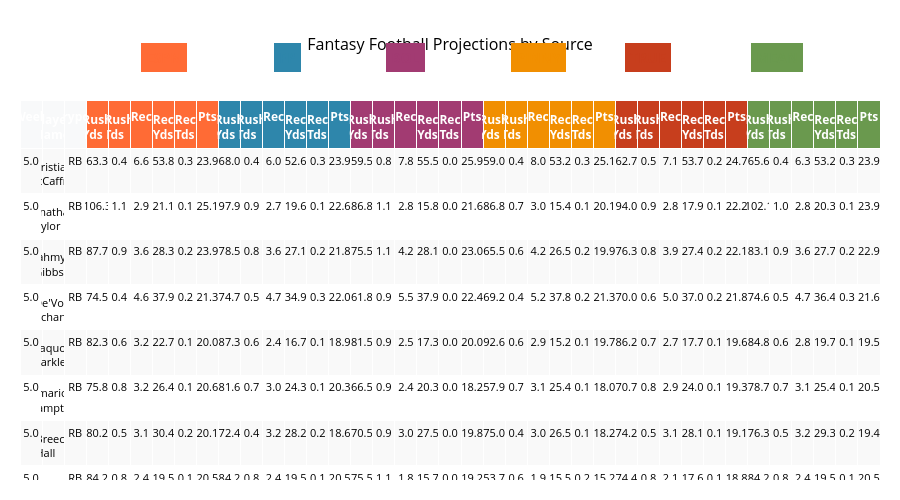

The cell this chart's notebook holds for it:
### Code cell
def peek_proj_stats(wk, pos_filter = ['QB', 'RB', 'WR', 'TE']):
    # Build Dataframe
    FULL = LINEUPS[
        (LINEUPS['week'] == wk) &                           # Filter by Week
        LINEUPS['primaryPosition'].isin(pos_filter)         # Filter by Position
    ]

    # Relevant Stats
    relevant_stats = {
        'QB': ['_passingYards', '_passingTouchdowns', '_passingInterceptions', '_rushingYards', '_rushingTouchdowns', '_Points'],
        'RB': ['_rushingYards', '_rushingTouchdowns', '_receivingReceptions', '_receivingYards', '_receivingTouchdowns', '_Points'],
        'WR': ['_receivingReceptions', '_receivingYards', '_receivingTouchdowns', '_Points'],
        'TE': ['_receivingReceptions', '_receivingYards', '_receivingTouchdowns', '_Points']
    }
    # Get all relevant stats for the positions in pos_filter
    position_stats = []
    for position in pos_filter:
        if position in relevant_stats:
            position_stats.extend(relevant_stats[position])
    
    # Remove duplicates while preserving order
    position_stats = list(dict.fromkeys(position_stats))


    # Column Selection
    base_cols = ['week', 'player_name', 'primaryPosition']
    relevant_cols = [
        col for col in FULL.columns 
        if any(stat_suffix in col for stat_suffix in position_stats)
    ]

    all_cols = base_cols + relevant_cols
    selected_cols = list(dict.fromkeys(all_cols))

    SLIM = FULL[selected_cols]
        
    def get_column_priority(col):
        prefixes = ['ESPN_', 'FP_', 'MEAN_', 'BOL_', 'PINNY_', 'TRUE_']
        suffixes = ['passingYards', 'passingTouchdowns', 'passingInterceptions', 
                    'rushingYards', 'rushingTouchdowns', 'receivingReceptions',
                    'receivingYards', 'receivingTouchdowns', 'Points']

        # Get prefix priority (or max if not found)
        prefix_priority = next((i for i, prefix in enumerate(prefixes) if col.startswith(prefix)), len(prefixes))

        # Get suffix priority (or max if not found)  
        suffix_priority = next((i for i, suffix in enumerate(suffixes) if suffix in col), len(suffixes))

        return (prefix_priority, suffix_priority)  # Put non-prefixed columns at the end
    
    # Separate base columns from prefixed columns
    base_columns = ['week', 'player_name', 'primaryPosition']
    other_columns = [col for col in SLIM.columns if col not in base_columns]
    
    # Sort other columns by prefix
    sorted_other_cols = sorted(other_columns, key=get_column_priority)
    
    # Reorder columns: base columns first, then sorted prefixed columns
    final_column_order = base_columns + sorted_other_cols
    SLIM = SLIM[final_column_order]

    # Round
    numeric_cols = SLIM.select_dtypes(include=['number']).columns
    SLIM[numeric_cols] = SLIM[numeric_cols].round(2)

    # Rename
    column_name_mapping = {
        'passingYards': 'PASS_YDS',
        'passingTouchdowns': 'PASS_TDS', 
        'passingInterceptions': 'PASS_INT',
        'rushingYards': 'RUSH_YDS',
        'rushingTouchdowns': 'RUSH_TDS',
        'receivingReceptions': 'REC',
        'receivingYards': 'REC_YDS',
        'receivingTouchdowns': 'REC_TDS',
        'Points': "PTS"
    }
    
    # Rename columns using the mapping
    def rename_column(col_name):
        for long_name, short_name in column_name_mapping.items():
            if long_name in col_name:
                col_name = col_name.replace(long_name, short_name)
        return col_name
    
    # Apply the renaming
    SLIM.columns = [rename_column(col) for col in SLIM.columns]
    
    return SLIM#.sort_values(by='TRUE_Points', ascending=False)

proj = peek_proj_stats(wk=curr_week, pos_filter=['RB']).sort_values(['TRUE_PTS'], ascending=False)
#proj
plotly_table = create_plotly_spanned_table(proj.head(10))
plotly_table

### Figure 1 — Plotly figure (JSON) as saved in the notebook; plotly's stock layout.template omitted (floating-point values rounded to 4 significant figures; data arrays with more than 128 entries replaced by an {"elided": "..."} marker saying what was removed)
{"data": [{"cells": {"align": "center", "fill": {"color": {"elided": "39x20 str values"}}, "font": {"color": "black", "size": 11}, "height": 30, "values": {"elided": "39x10 str values"}}, "header": {"align": "center", "fill": {"color": ["#f8f9fa", "#f8f9fa", "#f8f9fa", "#FF6B35", "#FF6B35", "#FF6B35", "#FF6B35", "#FF6B35", "#FF6B35", "#2E86AB", "#2E86AB", "#2E86AB", "#2E86AB", "#2E86AB", "#2E86AB", "#A23B72", "#A23B72", "#A23B72", "#A23B72", "#A23B72", "#A23B72", "#F18F01", "#F18F01", "#F18F01", "#F18F01", "#F18F01", "#F18F01", "#C73E1D", "#C73E1D", "#C73E1D", "#C73E1D", "#C73E1D", "#C73E1D", "#6A994E", "#6A994E", "#6A994E", "#6A994E", "#6A994E", "#6A994E"]}, "font": {"color": "white", "size": 12}, "height": 40, "values": ["<b>Week</b>", "<b>Player Name</b>", "<b>Primaryposition</b>", "<b>Rush Yds</b>", "<b>Rush Tds</b>", "<b>Rec</b>", "<b>Rec Yds</b>", "<b>Rec Tds</b>", "<b>Pts</b>", "<b>Rush Yds</b>", "<b>Rush Tds</b>", "<b>Rec</b>", "<b>Rec Yds</b>", "<b>Rec Tds</b>", "<b>Pts</b>", "<b>Rush Yds</b>", "<b>Rush Tds</b>", "<b>Rec</b>", "<b>Rec Yds</b>", "<b>Rec Tds</b>", "<b>Pts</b>", "<b>Rush Yds</b>", "<b>Rush Tds</b>", "<b>Rec</b>", "<b>Rec Yds</b>", "<b>Rec Tds</b>", "<b>Pts</b>", "<b>Rush Yds</b>", "<b>Rush Tds</b>", "<b>Rec</b>", "<b>Rec Yds</b>", "<b>Rec Tds</b>", "<b>Pts</b>", "<b>Rush Yds</b>", "<b>Rush Tds</b>", "<b>Rec</b>", "<b>Rec Yds</b>", "<b>Rec Tds</b>", "<b>Pts</b>"]}, "type": "table"}], "layout": {"annotations": [{"bgcolor": "#FF6B35", "bordercolor": "#FF6B35", "borderpad": 4, "borderwidth": 1, "font": {"color": "#FF6B35", "size": 14}, "showarrow": false, "text": "<b>ESPN</b>", "x": 0.141, "xref": "paper", "y": 1.15, "yref": "paper"}, {"bgcolor": "#2E86AB", "bordercolor": "#2E86AB", "borderpad": 4, "borderwidth": 1, "font": {"color": "#2E86AB", "size": 14}, "showarrow": false, "text": "<b>FP</b>", "x": 0.2949, "xref": "paper", "y": 1.15, "yref": "paper"}, {"bgcolor": "#A23B72", "bordercolor": "#A23B72", "borderpad": 4, "borderwidth": 1, "font": {"color": "#A23B72", "size": 14}, "showarrow": false, "text": "<b>BOL</b>", "x": 0.4487, "xref": "paper", "y": 1.15, "yref": "paper"}, {"bgcolor": "#F18F01", "bordercolor": "#F18F01", "borderpad": 4, "borderwidth": 1, "font": {"color": "#F18F01", "size": 14}, "showarrow": false, "text": "<b>PINNY</b>", "x": 0.6026, "xref": "paper", "y": 1.15, "yref": "paper"}, {"bgcolor": "#C73E1D", "bordercolor": "#C73E1D", "borderpad": 4, "borderwidth": 1, "font": {"color": "#C73E1D", "size": 14}, "showarrow": false, "text": "<b>TRUE</b>", "x": 0.7564, "xref": "paper", "y": 1.15, "yref": "paper"}, {"bgcolor": "#6A994E", "bordercolor": "#6A994E", "borderpad": 4, "borderwidth": 1, "font": {"color": "#6A994E", "size": 14}, "showarrow": false, "text": "<b>MEAN</b>", "x": 0.9103, "xref": "paper", "y": 1.15, "yref": "paper"}], "height": 500, "margin": {"b": 20, "l": 20, "r": 20, "t": 100}, "title": {"font": {"color": "black", "size": 16}, "text": "Fantasy Football Projections by Source", "x": 0.5}}}
